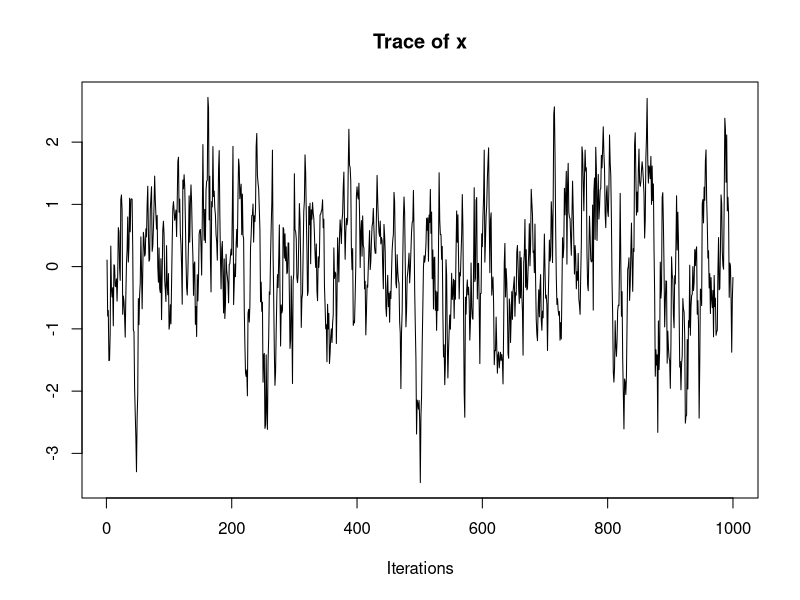
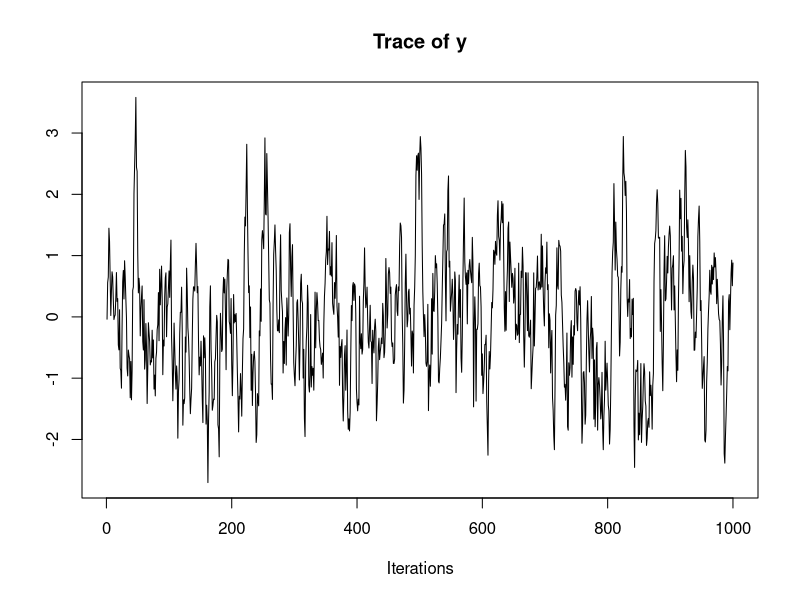
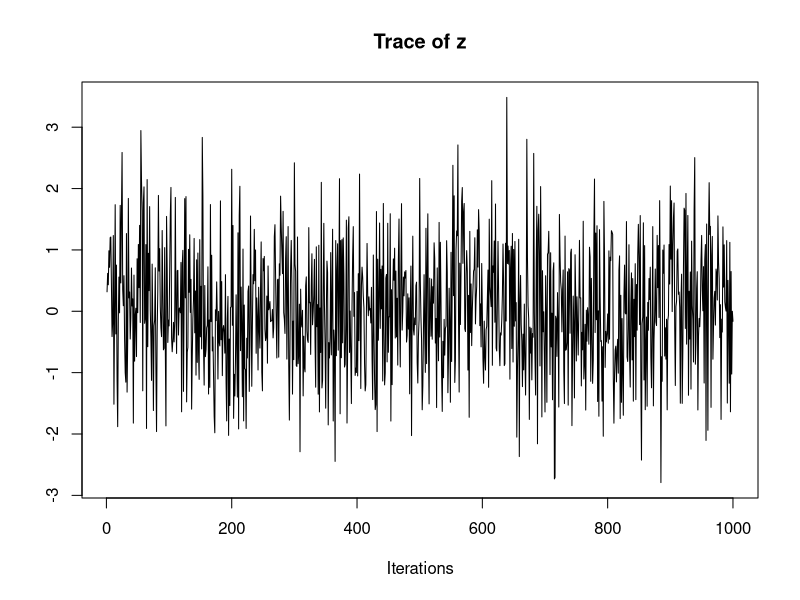
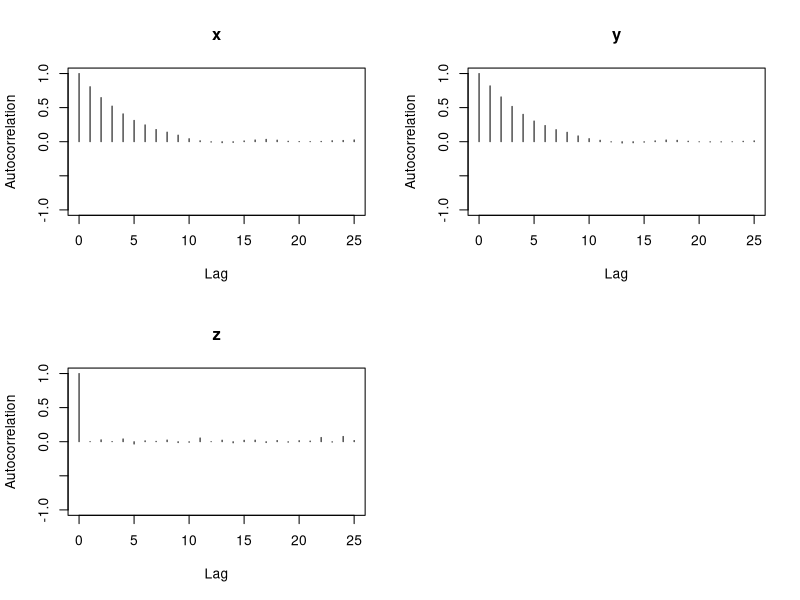
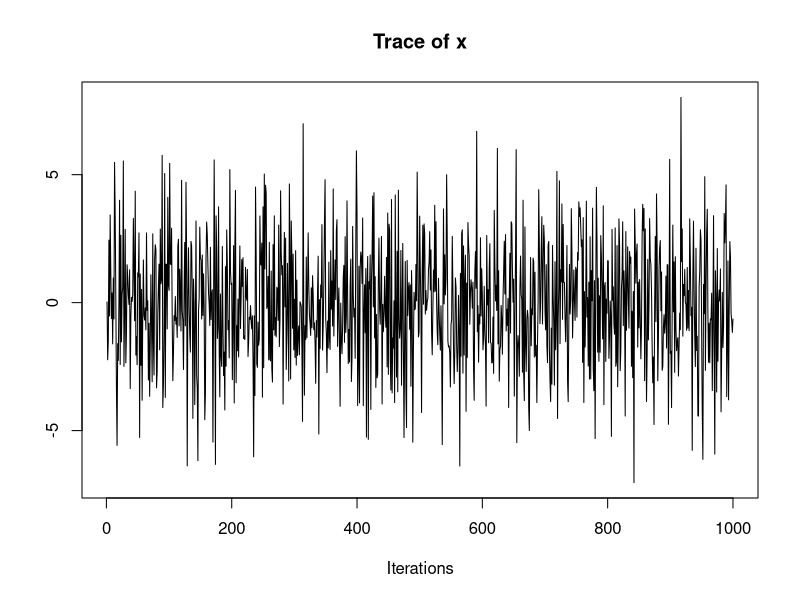
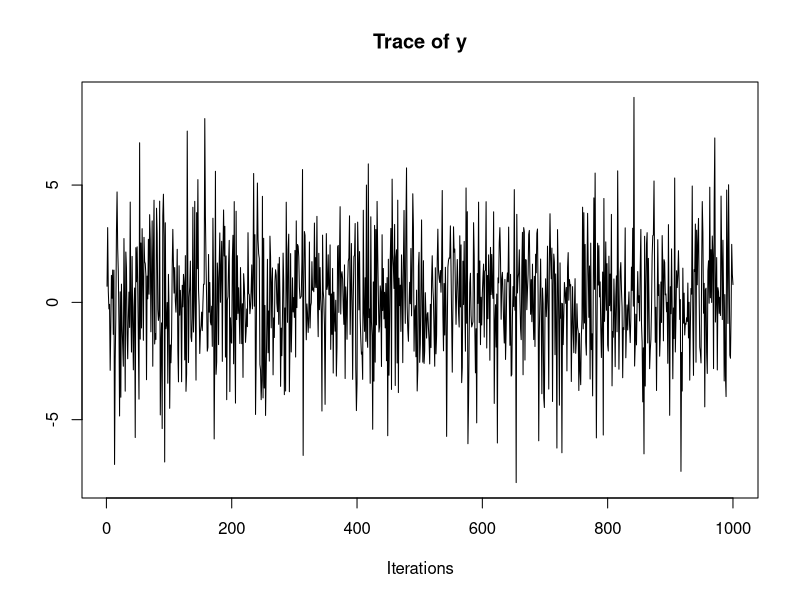
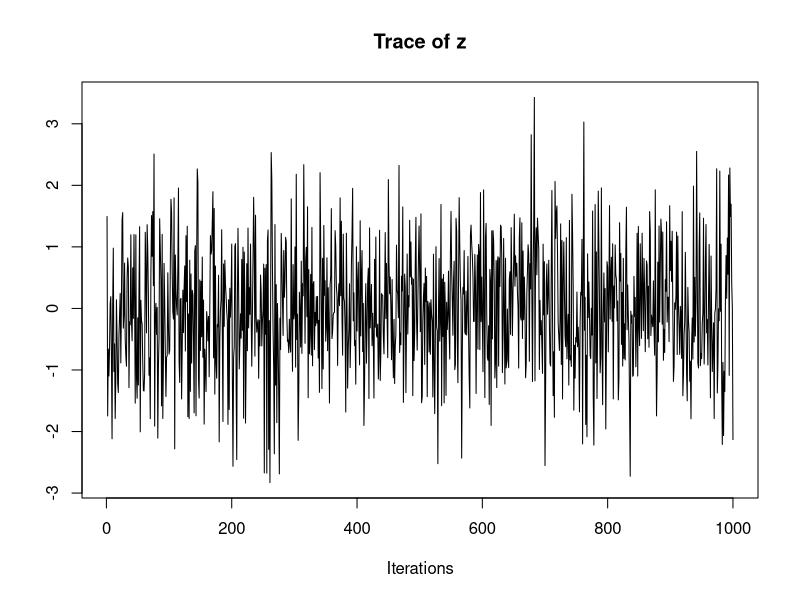
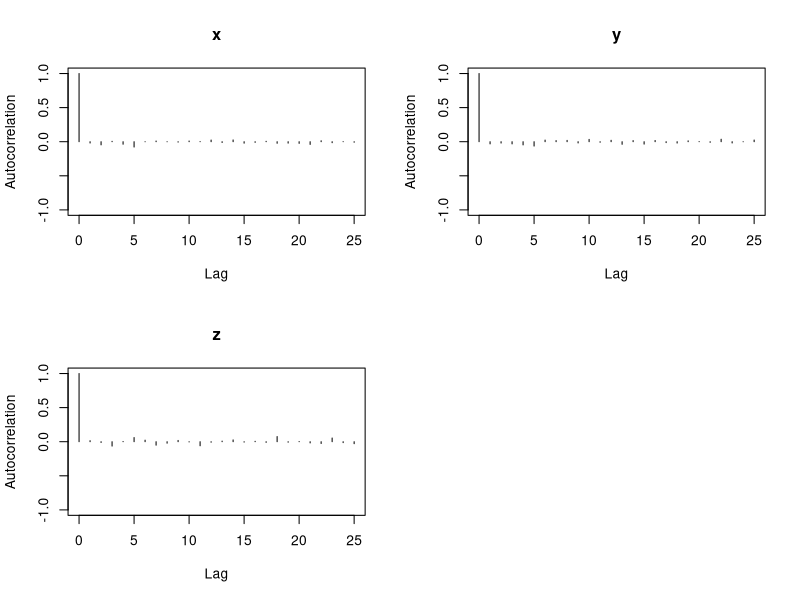

These figures' R source, in order:
## ---- chunk 1
library(ggplot2)

setwd(".")
ggplot2::theme_set(ggplot2::theme_bw())
knitr::opts_chunk$set(fig.align = "center")
## ---- chunk 2
x <- 0
y <- 0
z <- 0
n_samples <- 1000

samples <- array(dim=c(n_samples, 3))
for (i in 1:n_samples) {
  x <- rnorm(1, mean=-(0.899*y+0.01*z), sd=sqrt(0.1899))
  y <- rnorm(1, mean=-(0.899*x+0.01*z), sd=sqrt(0.1899))
  z <- rnorm(1, mean=-(0.0526*x+0.0526*y), sd=sqrt(0.98947))
  samples[i,] <- c(x, y, z)
}
colnames(samples) <- c("x", "y", "z")

# plots
coda_obj <- coda::mcmc(samples, start=1)
coda::traceplot(coda_obj)
coda::autocorr.plot(coda_obj)
## ---- chunk 3
x <- 0
y <- 0
z <- 0
n_samples <- 1000

samples <- array(dim=c(n_samples, 3))
for (i in 1:n_samples) {
  xy <- mvtnorm::rmvnorm(1, mean=c(-0.1*z, -0.1*z), sigma=matrix(c(5.266, -4.734, -4.734, 5.266), ncol=2, byrow=TRUE))
  x <- xy[1]
  y <- xy[2]
  z <- rnorm(1, mean=-(0.0526*x+0.0526*y), sd=sqrt(0.98947))
  samples[i,] <- c(x, y, z)
}
colnames(samples) <- c("x", "y", "z")

# plots
coda_obj <- coda::mcmc(samples, start=1)
coda::traceplot(coda_obj)
coda::autocorr.plot(coda_obj)
